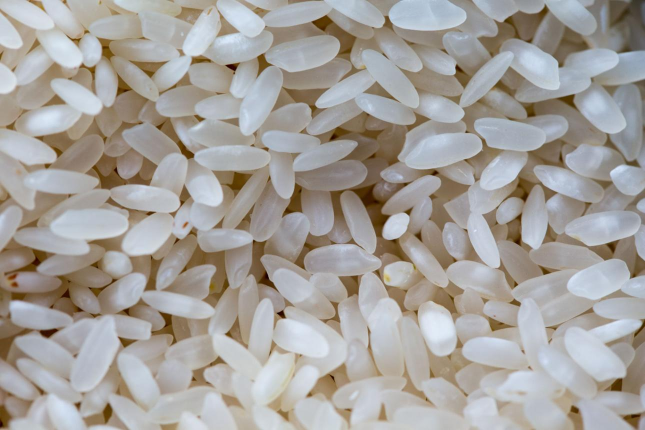
#> input picture p7IBi8MES2iZj9RHzJe2ltJRiC-K1BgLNTz7I4gWqiby4KmhDNo0NLq7uRB8RFCGdCBzK1jNed0HNiOm6QAEqWe3Aqq3zFS_xQD5Fbgoi7MYTtzRIuOX-lVxvi27rPVOoLVTWmK8AAGW1VSRgTUFfPWeRYzVaoz2ahTVbn9Hr_X9VkDyblfHcHMehcQOP9Nu.jpg, 1290 x 860 px (shown at 1/2 size)
$ python -i features.py   (imports and definitions only)
#> lines starting #> are read from the running program, lines starting #| are printed output that depends on the picture; after the words box and inside, x2 and y2 are one past the last pixel; in counts of white or black regions, pixels touching at a corner belong together
import cv2
import numpy as np


def analyze_features(image_path):
    """
    Analyze visible rice-grain features using OpenCV.
    """

    image = cv2.imread(image_path)
#> image is the input picture: shape (860, 1290, 3); mean B, G, R 155.8, 160.8, 165.1

    if image is None:
        raise ValueError("Unable to read image.")

    # Resize for consistent processing
    image = cv2.resize(image, (500, 500))
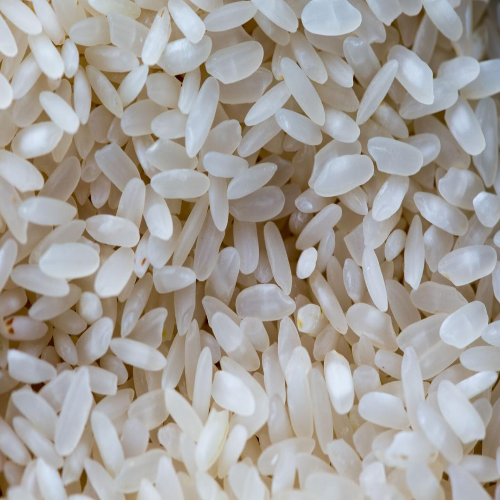
#> image: shape (500, 500, 3); mean B, G, R 155.7, 160.6, 165

    # Convert to grayscale
    gray = cv2.cvtColor(image, cv2.COLOR_BGR2GRAY)
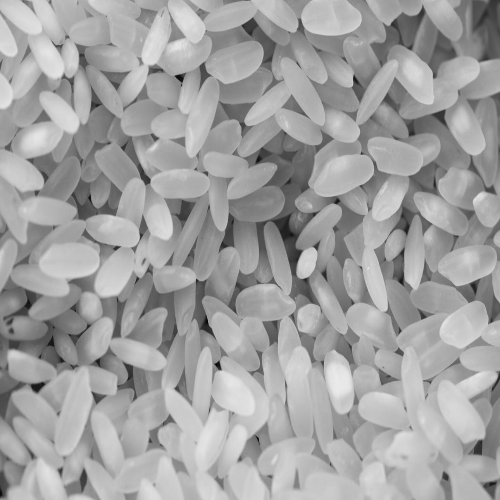
#> gray: shape (500, 500); min 7, max 235, mean 161.4

    # Reduce noise
    blur = cv2.GaussianBlur(gray, (5, 5), 0)

    # Threshold to separate rice from background
    _, threshold = cv2.threshold(
        blur,
        0,
        255,
        cv2.THRESH_BINARY + cv2.THRESH_OTSU
    )
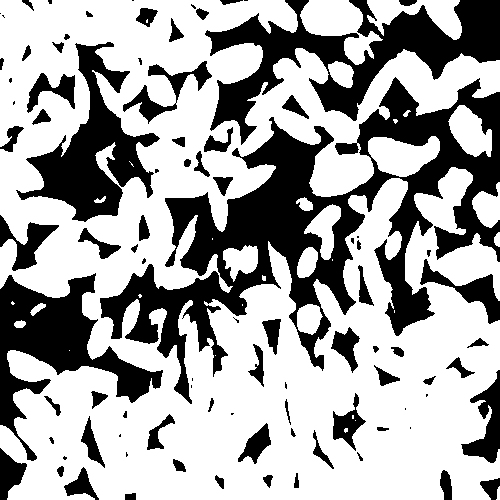
#> threshold: shape (500, 500); 65.4% white; 91 black regions (24 under 20 px)

    # Find contours
    contours, _ = cv2.findContours(
        threshold,
        cv2.RETR_EXTERNAL,
        cv2.CHAIN_APPROX_SIMPLE
    )
#> contours = 27 contours, 11 with area under 20; largest, box (x1, y1, x2, y2) and area: (0, 0, 500, 500) 166873, (300, 0, 383, 65) 2466, (368, 136, 440, 177) 1904, (367, 0, 462, 40) 1759, (448, 105, 492, 157) 1360

    # Ignore very small objects/noise
    contours = [
        c for c in contours
        if cv2.contourArea(c) > 100
    ]
#> contours = 12 contours; largest, box (x1, y1, x2, y2) and area: (0, 0, 500, 500) 166873, (300, 0, 383, 65) 2466, (368, 136, 440, 177) 1904, (367, 0, 462, 40) 1759, (448, 105, 492, 157) 1360

    if not contours:
        return {
            "grain_count": 0,
            "average_area": 0,
            "average_length": 0,
            "average_width": 0,
            "broken_grains": 0,
            "dark_pixels": 0
        }

    areas = []
    lengths = []
    widths = []
    broken_grains = 0

    for contour in contours:

        area = cv2.contourArea(contour)
        areas.append(area)

        x, y, w, h = cv2.boundingRect(contour)

        length = max(w, h)
        width = min(w, h)

        lengths.append(length)
        widths.append(width)

        # A very irregular/short grain may indicate breakage
        if length < 45 or width < 8:
            broken_grains += 1
#> this loop made 12 passes
#> (area, x, y, w, h, length, width) on passes 1 to 12: (565.5, 297, 304, 26, 31, 31, 26), (437.5, 297, 247, 21, 31, 31, 21), (762, 223, 245, 35, 37, 37, 35), (903, 304, 204, 37, 56, 56, 37), (130, 296, 197, 17, 14, 17, 14), (739.5, 472, 182, 28, 46, 46, 28), (1904, 368, 136, 72, 41, 72, 41), (1360.5, 448, 105, 44, 52, 52, 44), (451.5, 328, 61, 26, 27, 27, 26), (1759, 367, 0, 95, 40, 95, 40), (2466.5, 300, 0, 83, 65, 83, 65), (166873, 0, 0, 500, 500, 500, 500)
#> after the loop, areas = [565.5, 437.5, 762, 903, 130, 739.5, 1904, 1360.5, 451.5, 1759, 2466.5, 166873]; broken_grains = 5; lengths = [31, 31, 37, 56, 17, 46, 72, 52, 27, 95, 83, 500]; widths = [26, 21, 35, 37, 14, 28, 41, 44, 26, 40, 65, 500]

    # Dark-pixel percentage
    dark_pixels = np.mean(gray < 80) * 100
#> dark_pixels = 2.5

    return {
        "grain_count": len(contours),
        "average_area": round(float(np.mean(areas)), 2),
        "average_length": round(float(np.mean(lengths)), 2),
        "average_width": round(float(np.mean(widths)), 2),
        "broken_grains": broken_grains,
        "dark_pixels": round(float(dark_pixels), 2)
    }


# [132 lines left out: functions build_quality, build_reasons, not called in this run]

>>> result = analyze_features('../p7IBi8MES2iZj9RHzJe2ltJRiC-K1BgLNTz7I4gWqiby4KmhDNo0NLq7uRB8RFCGdCBzK1jNed0HNiOm6QAEqWe3Aqq3zFS_xQD5Fbgoi7MYTtzRIuOX-lVxvi27rPVOoLVTWmK8AAGW1VSRgTUFfPWeRYzVaoz2ahTVbn9Hr_X9VkDyblfHcHMehcQOP9Nu.jpg')
#> result = {'grain_count': 12, 'average_area': 14862.7, 'average_length': 87.25, 'average_width': 73.08, 'broken_grains': 5, 'dark_pixels': 2.5}
